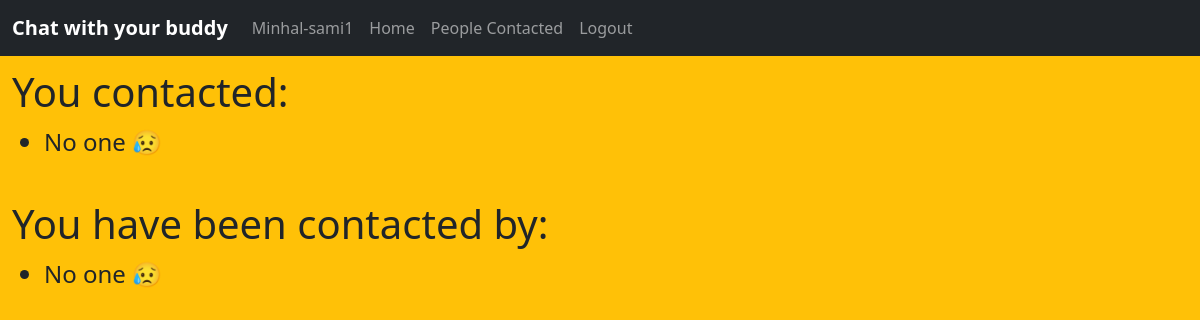
Page /contacted/ (signed in) on the earlier database version.
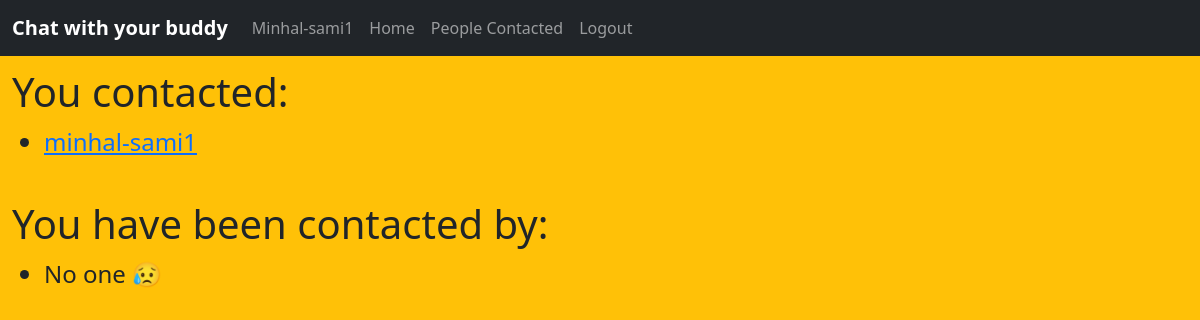
Same page on the later database version.
### app/models.py (models this page shows, shortened)
class User(AbstractUser):
    seperation = models.CharField(unique=True, default=uuid.uuid1, editable=False, max_length=100)
    pass

class Contacted_people(models.Model):
    FROM = models.ForeignKey(User, on_delete=models.CASCADE, related_name = "FROM")
    TO = models.ForeignKey(User, on_delete=models.CASCADE, related_name = "TO")

### app/views.py (the view)
# urls.py: path("contacted/", views.Already_contacted, name="contacted")
def Already_contacted(request):
    try:
        requested_USER = User.objects.get(username = request.user)
        people_contacted = Contacted_people.objects.filter(FROM = requested_USER)
        otherone = Contacted_people.objects.filter(TO = requested_USER)
        return render(request, "Contacted.html", {"contacted": people_contacted, "otherone": otherone})
    except User.DoesNotExist:
        return HttpResponseRedirect(reverse("index"))

### app/templates/Contacted.html (shortened to what this page needs)
{% extends 'layout.html' %}
{% block body %}
<div style="padding-left: 1%; padding-right: 1%; padding-top: 1%;">
    <h1> You contacted: </h1>
<ul>
    {% for contact in contacted %}
        <li style="font-size: x-large;"><a href="{% url 'message' contact.TO.seperation %}">{{contact.TO.username}}</a></li>
        {% empty %}
        <li style="font-size: x-large;">No one 😥</li>
    {% endfor %}
</ul>
<br>
    <h1> You have been contacted by: </h1>
<ul>
    {% for contact in otherone %}
        <li style="font-size: x-large;"><a href="{% url 'message' contact.TO.seperation %}">{{contact.TO.username}}</a></li>
        {% empty %}
        <li style="font-size: x-large;">No one 😥</li>
    {% endfor %}
</ul>
</div>
{% endblock body %}

### app/templates/layout.html (shortened to what this page needs)
<html lang="en">
<head>
    <link href="https://cdn.jsdelivr.net/npm/bootstrap@5.1.3/dist/css/bootstrap.min.css" rel="stylesheet"
>
</head>
<body class="bg-warning">
    <nav class="navbar navbar-expand-lg navbar-dark bg-dark">
        <div class="container-fluid">
            <a class="navbar-brand" href="{% url 'index' %}"><strong>Chat with your buddy</strong></a>
            <div class="collapse navbar-collapse" id="navbarNavAltMarkup">
                <div class="navbar-nav">
                    {% if user.is_authenticated %}
                    <a class="nav-link">{{user}}</a>
                    <a class="nav-link" href="{% url 'index' %}">Home</a>
                    <a class="nav-link" href="{% url 'contacted' %}">People Contacted</a>
                    <a class="nav-link" href="{% url 'logout' %}">Logout</a>
                    {% else %}
                    <a class="nav-link" href="{% url 'register' %}">Register</a>
                    <a class="nav-link" href="{% url 'login' %}">Login</a>
                    {% endif %}
                </div>
            </div>
        </div>
    </nav>
    <main>
        {% block body %}
        {% endblock %}
    </main>
    <br><br><br><br><br><br><br><br>
</body>
</html>

Differences in the rows shown:
added Contacted_people: TO.username "minhal-sami1"
Other differences:
text no longer shown: "No one 😥"
